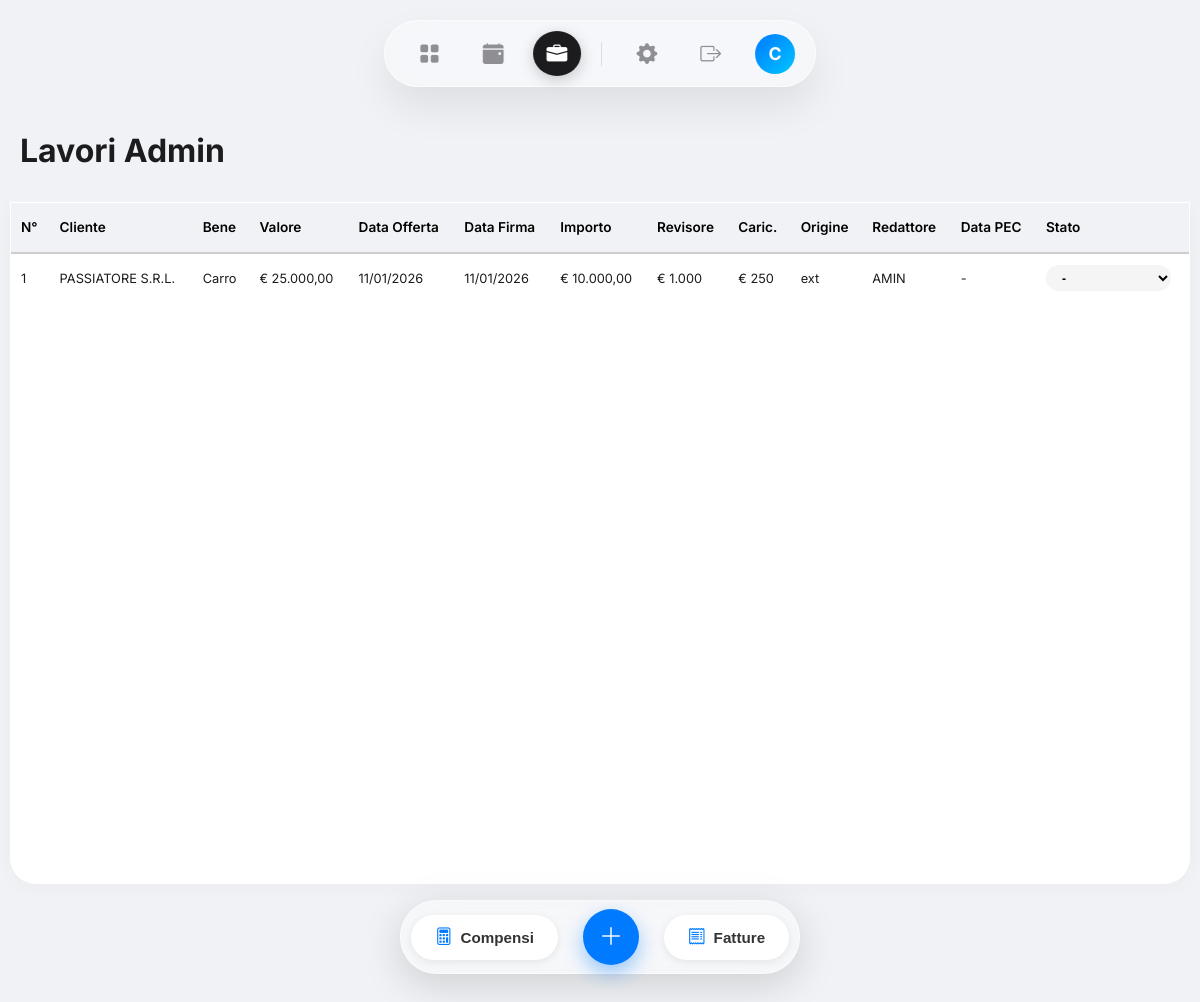
The page /lavori_admin (signed in) on the database as committed earlier.
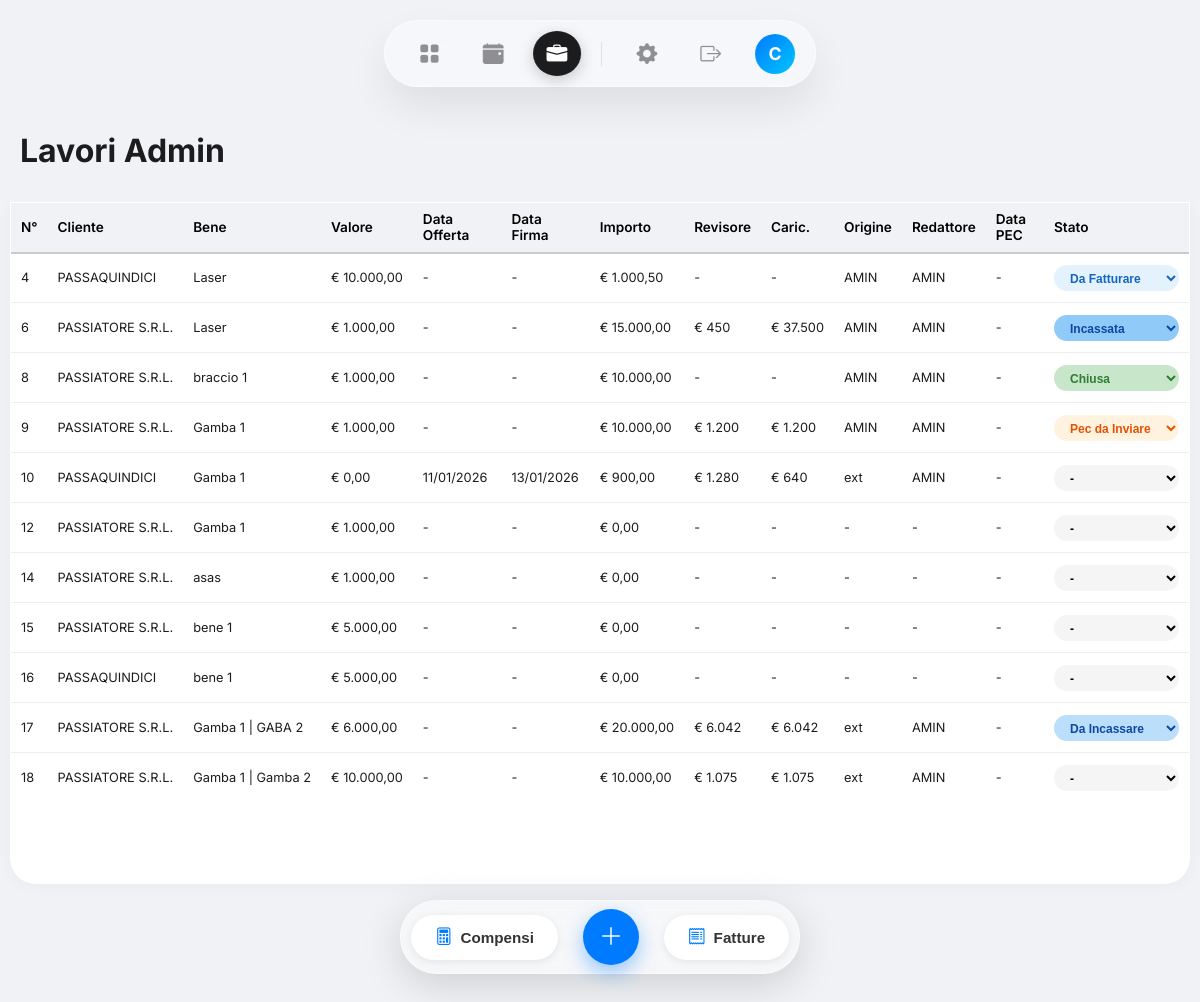
The same page on the database as committed later.
### app/models.py (models this page shows, shortened)
class User(UserMixin, db.Model):
    id = db.Column(db.Integer, primary_key=True)
    username = db.Column(db.String(64), unique=True, index=True)
    password_hash = db.Column(db.String(128))
    role = db.Column(db.String(20), default='base')
    admin_view_mode = db.Column(db.String(20), default='standard')

class LavoroAdmin(db.Model):
    id = db.Column(db.Integer, primary_key=True)
    numero = db.Column(db.Integer)
    cliente_id = db.Column(db.Integer, db.ForeignKey('cliente.id'))
    cliente_rel = db.relationship('Cliente', backref='lavori')
    cliente_nome = db.Column(db.String(150))
    bene = db.Column(db.Text)
    valore_bene = db.Column(db.Float, default=0.0)
    importo_offerta = db.Column(db.Float, default=0.0)
    origine = db.Column(db.String(50))
    nome_esterno = db.Column(db.String(100))
    redattore = db.Column(db.String(50))
    collaboratore = db.Column(db.String(100))
    data_offerta_check = db.Column(db.Boolean, default=False)
    data_offerta = db.Column(db.Date, nullable=True)
    data_firma_check = db.Column(db.Boolean, default=False)
    data_firma = db.Column(db.Date, nullable=True)
    data_pec = db.Column(db.Date, nullable=True)
    stato = db.Column(db.String(50), default='vuoto')
    has_revisore = db.Column(db.Boolean, default=False)
    has_caricamento = db.Column(db.Boolean, default=False)
    c_fe = db.Column(db.Float, default=0.0)
    c_amin = db.Column(db.Float, default=0.0)
    c_galvan = db.Column(db.Float, default=0.0)
    c_fh = db.Column(db.Float, default=0.0)
    c_bianc = db.Column(db.Float, default=0.0)
    c_ext = db.Column(db.Float, default=0.0)
    c_revisore = db.Column(db.Float, default=0.0)
    c_caricamento = db.Column(db.Float, default=0.0)
    f_fe = db.Column(db.String(50))
    f_amin = db.Column(db.String(50))
    f_galvan = db.Column(db.String(50))
    f_fh = db.Column(db.String(50))
    f_bianc = db.Column(db.String(50))
    f_ext = db.Column(db.String(50))
    f_revisore = db.Column(db.String(50))
    f_caricamento = db.Column(db.String(50))
    created_at = db.Column(db.DateTime, default=datetime.utcnow)

### app/routes/main_routes.py (the view)
@bp.route('/lavori_admin')
@login_required
def lavori_admin():
    if current_user.role != 'admin':
        return redirect(url_for('main.dashboard'))
    view_mode = current_user.admin_view_mode
    if view_mode == 'extra2':
        view_mode = 'standard'
    lavori = LavoroAdmin.query.order_by(LavoroAdmin.numero.asc()).all()
    return render_template('main/lavori_admin.html', lavori=lavori, view_mode=view_mode)

### app/templates/main/lavori_admin.html (shortened to what this page needs)
{% extends "base.html" %}
{% block content %}
<div class="header-section">
    <h1>Lavori Admin</h1>
</div>
{% if view_mode == 'standard' %}
<div class="table-container oneui-card">
    <table class="oneui-table">
        <thead>
            <tr>
                <th>N°</th>
                <th>Cliente</th>
                <th>Bene</th>
                <th>Valore</th>
                <th>Data Offerta</th>
                <th>Data Firma</th>
                <th>Importo</th>
                <th>Revisore</th>
                <th>Caric.</th>
                <th>Origine</th>
                <th>Redattore</th>
                <th>Data PEC</th>
                <th>Stato</th>
            </tr>
        </thead>
        <tbody>
            {% for l in lavori %}
            <tr data-id="{{ l.id }}" oncontextmenu="showContextMenu(event, {{ l.id }})">
                <td>{{ l.numero }}</td>
                <td>{{ l.cliente_nome }}</td>
                <td class="text-truncate">{{ l.bene }}</td>
                <td>€ {{ "{:,.2f}".format(l.valore_bene).replace(",", "X").replace(".", ",").replace("X", ".") }}</td>
                <td>{{ l.data_offerta.strftime('%d/%m/%Y') if l.data_offerta else '-' }}</td>
                <td>{{ l.data_firma.strftime('%d/%m/%Y') if l.data_firma else '-' }}</td>
                <td>€ {{ "{:,.2f}".format(l.importo_offerta).replace(",", "X").replace(".", ",").replace("X", ".") }}
                </td>
                <td>
                    {% if l.c_revisore > 0 %}
                    € {{ "{:,.0f}".format(l.c_revisore).replace(",", ".") }}
                    {% else %}
                    -
                    {% endif %}
                </td>
                <td>
                    {% if l.c_caricamento > 0 %}
                    € {{ "{:,.0f}".format(l.c_caricamento).replace(",", ".") }}
                    {% else %}
                    -
                    {% endif %}
                </td>
                <td>{{ l.origine or '-' }}</td>
                <td>{{ l.redattore or '-' }}</td>
                <td>{{ l.data_pec.strftime('%d/%m') if l.data_pec else '-' }}</td>
                <td>
                    <select class="status-select stato-{{ l.stato|replace(' ', '-') }}"
                        onchange="updateStato(this, {{ l.id }})">
                        <option value="vuoto" {% if l.stato=='vuoto' %}selected{% endif %}>-</option>
                        <option value="pec da inviare" {% if l.stato=='pec da inviare' %}selected{% endif %}>Pec da
                            Inviare</option>
                        <option value="da fatturare" {% if l.stato=='da fatturare' %}selected{% endif %}>Da Fatturare
                        </option>
                        <option value="da incassare" {% if l.stato=='da incassare' %}selected{% endif %}>Da Incassare
                        </option>
                        <option value="incassata" {% if l.stato=='incassata' %}selected{% endif %}>Incassata</option>
                        <option value="chiusa" {% if l.stato=='chiusa' %}selected{% endif %}>Chiusa</option>
                    </select>
                </td>
            </tr>
            {% else %}
            <tr>
                <td colspan="13" style="text-align:center; color:#999; padding: 30px;">
                    Nessun lavoro presente. Clicca + per aggiungere.
                </td>
            </tr>
            {% endfor %}
        </tbody>
    </table>
</div>
<div class="bottom-floating-bar">
    <button class="pill-btn" onclick="openOverlay('compensi')">
        <i class="bi bi-calculator"></i> Compensi
    </button>
    <button class="btn-add-circle" onclick="openAddModal()">
        <i class="bi bi-plus-lg"></i>
    </button>
    <button class="pill-btn" onclick="openOverlay('fatture')">
        <i class="bi bi-receipt"></i> Fatture
    </button>
</div>
{% endif %}
<div style="height: 120px;"></div>
{% endblock %}

### app/templates/base.html (shortened to what this page needs)
<!DOCTYPE html>
<html lang="it">
<head>
    <link rel="stylesheet" href="{{ url_for('static', filename='css/style.css') }}">
    <link rel="stylesheet" href="https://cdn.jsdelivr.net/npm/bootstrap-icons@1.11.3/font/bootstrap-icons.min.css">
</head>
<body>
    <nav class="floating-nav">
        <a href="{{ url_for('main.dashboard') }}" class="nav-item {% if request.endpoint == 'main.dashboard' %}active{% endif %}" title="Dashboard">
            <i class="bi bi-grid-fill"></i>
        </a>
		<a href="{{ url_for('main.calendario') }}" class="nav-item {% if request.endpoint == 'main.calendario' %}active{% endif %}" title="Calendario">
			<i class="bi bi-calendar-event-fill"></i>
		</a>
		{% if current_user.role == 'admin' %}
            <a href="{{ url_for('main.lavori_admin') }}" class="nav-item {% if request.endpoint == 'main.lavori_admin' %}active{% endif %}" title="Amministrazione Lavori">
                <i class="bi bi-briefcase-fill"></i>
            </a>
        {% else %}
            <a href="{{ url_for('main.lavori') }}" class="nav-item {% if request.endpoint == 'main.lavori' %}active{% endif %}" title="I miei Lavori">
                <i class="bi bi-briefcase-fill"></i>
            </a>
        {% endif %}
		<a href="{{ url_for('main.impostazioni') }}" class="nav-item {% if request.endpoint == 'main.impostazioni' %}active{% endif %}" title="Impostazioni">
			<i class="bi bi-gear-fill"></i>
		</a>
		<a href="{{ url_for('auth.logout') }}" class="nav-item" title="Esci">
            <i class="bi bi-box-arrow-right"></i>
        </a>
        <div class="nav-profile">
            <div class="avatar-circle">
                {{ current_user.username[0] }} </div>
        </div>
    </nav>
    <div class="main-content">
        {% block content %}{% endblock %}
    </div>
</body>
</html>

### app/templates/main/lavori_admin.html (style rules this page uses)
html, body { overflow-x: clip !important; width: 100%; margin: 0; }
.main-content { max-width: 100vw !important; padding-left: 10px !important; padding-right: 10px !important; box-sizing: border-box; overflow: visible !important; transition: padding-right 0.3s; }
.oneui-card.table-container, .oneui-card.table-scroll-horizontal { transition: none !important; transform: none !important; }
.oneui-table { margin: 0 !important; border-spacing: 0; width: 100%; }
.oneui-table tr { height: 50px !important; max-height: 50px !important; }
.oneui-table td { white-space: nowrap; padding: 0 10px !important; font-size: 0.8rem !important; height: 50px !important; vertical-align: middle !important; line-height: 1.2 !important; border-bottom: 1px solid #eee; box-sizing: border-box; }
.table-container > .oneui-table > thead > tr > th { position: -webkit-sticky; position: sticky; top: 100px; z-index: 10; background-color: #F0F2F5 !important; color: #000 !important; border-bottom: 2px solid #ccc; height: 50px !important; padding: 0 10px !important; vertical-align: middle !important; box-sizing: border-box; margin: 0 !important; }
.status-select { height: 26px !important; font-size: 0.75rem !important; }
.text-truncate { max-width: 150px; overflow: hidden; text-overflow: ellipsis; white-space: nowrap; line-height: 50px !important; }

Rows that differ between the two databases and show on the page:
removed LavoroAdmin: numero "1", cliente_nome "PASSIATORE S.R.L.", bene "Carro", valore_bene "25.000,00", data_offerta "11/01/2026", data_firma "11/01/2026", importo_offerta "10.000,00", c_revisore "1.000", c_caricamento "250", origine "ext", redattore "AMIN", data_pec "-", stato+id "-"
added LavoroAdmin: numero "4", cliente_nome "PASSAQUINDICI", bene "Laser", valore_bene "10.000,00", data_offerta "-", data_firma "-", importo_offerta "1.000,50", origine "AMIN", redattore "AMIN", data_pec "-", stato+id "Da Fatturare"
added LavoroAdmin: numero "6", cliente_nome "PASSIATORE S.R.L.", bene "Laser", valore_bene "1.000,00", data_offerta "-", data_firma "-", importo_offerta "15.000,00", c_revisore "450", c_caricamento "37.500", origine "AMIN", redattore "AMIN", data_pec "-", stato+id "Incassata"
added LavoroAdmin: numero "8", cliente_nome "PASSIATORE S.R.L.", bene "braccio 1", valore_bene "1.000,00", data_offerta "-", data_firma "-", importo_offerta "10.000,00", origine "AMIN", redattore "AMIN", data_pec "-", stato+id "Chiusa"
added LavoroAdmin: numero "9", cliente_nome "PASSIATORE S.R.L.", bene "Gamba 1", valore_bene "1.000,00", data_offerta "-", data_firma "-", importo_offerta "10.000,00", c_revisore "1.200", c_caricamento "1.200", origine "AMIN", redattore "AMIN", data_pec "-", stato+id "Pec da Inviare"
added LavoroAdmin: numero "10", cliente_nome "PASSAQUINDICI", bene "Gamba 1", valore_bene "0,00", data_offerta "11/01/2026", data_firma "13/01/2026", importo_offerta "900,00", c_revisore "1.280", c_caricamento "640", origine "ext", redattore "AMIN", data_pec "-", stato+id "-"
added LavoroAdmin: numero "12", cliente_nome "PASSIATORE S.R.L.", bene "Gamba 1", valore_bene "1.000,00", data_offerta "-", data_firma "-", importo_offerta "0,00", origine "-", redattore "-", data_pec "-", stato+id "-"
added LavoroAdmin: numero "14", cliente_nome "PASSIATORE S.R.L.", bene "asas", valore_bene "1.000,00", data_offerta "-", data_firma "-", importo_offerta "0,00", origine "-", redattore "-", data_pec "-", stato+id "-"
added LavoroAdmin: numero "15", cliente_nome "PASSIATORE S.R.L.", bene "bene 1", valore_bene "5.000,00", data_offerta "-", data_firma "-", importo_offerta "0,00", origine "-", redattore "-", data_pec "-", stato+id "-"
added LavoroAdmin: numero "16", cliente_nome "PASSAQUINDICI", bene "bene 1", valore_bene "5.000,00", data_offerta "-", data_firma "-", importo_offerta "0,00", origine "-", redattore "-", data_pec "-", stato+id "-"
added LavoroAdmin: numero "17", cliente_nome "PASSIATORE S.R.L.", bene "Gamba 1 | GABA 2", valore_bene "6.000,00", data_offerta "-", data_firma "-", importo_offerta "20.000,00", c_revisore "6.042", c_caricamento "6.042", origine "ext", redattore "AMIN", data_pec "-", stato+id "Da Incassare"
added LavoroAdmin: numero "18", cliente_nome "PASSIATORE S.R.L.", bene "Gamba 1 | Gamba 2", valore_bene "10.000,00", data_offerta "-", data_firma "-", importo_offerta "10.000,00", c_revisore "1.075", c_caricamento "1.075", origine "ext", redattore "AMIN", data_pec "-", stato+id "-"
